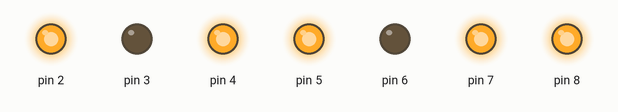
This sketch was run on a simulated Arduino Uno, built with avr-gcc and run on an emulated ATmega328P. On the bench: output pins drawn as LEDs (lit = HIGH).

Above: at 0.1 s.
Timing chart, 0 to 1.6 s (numbered marks = the images above):
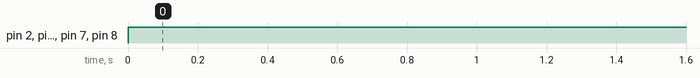

Measured:
- by itself, pin 2, pin 4, pin 5, pin 7, pin 8: LOW → HIGH at 0.00 s

The sketch:

EX2.5.ino
```cpp
void setup() {
  // put your setup code here, to run once:
  for (char i = 2; i<9; i++ )
  {
    pinMode(i, OUTPUT);
  }
}

void loop() {
  // put your main code here, to run repeatedly:
  //Use CC 7 segment
  int number_5[7] = {1,0,1,1,0,1,1}; // a,b,c,d,e,f,g
  for (char pin=2; pin<9; pin++) //((char id=0; id<7; id++))
  {
   digitalWrite(pin, number_5[pin-2]);
  }
}
```
